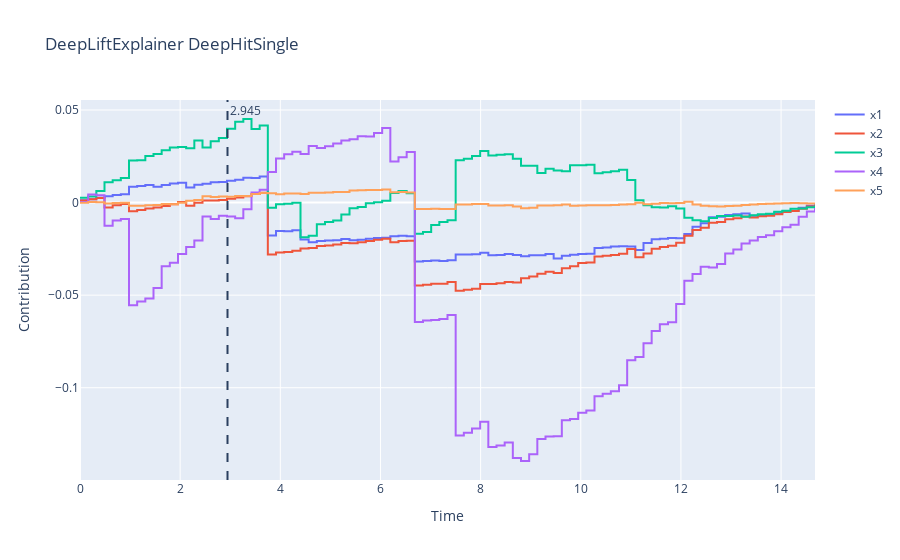

The code cell stored with this chart in its notebook:
### Code cell
lift_expl = DeepLiftExplainer(deephit_, test_X, test_y, "mean")

lift_expl0 = run_explainer_n_times(lift_expl, test_X.iloc[[690]], test_y[690]["duration"], "exp1_mean", n=10)
